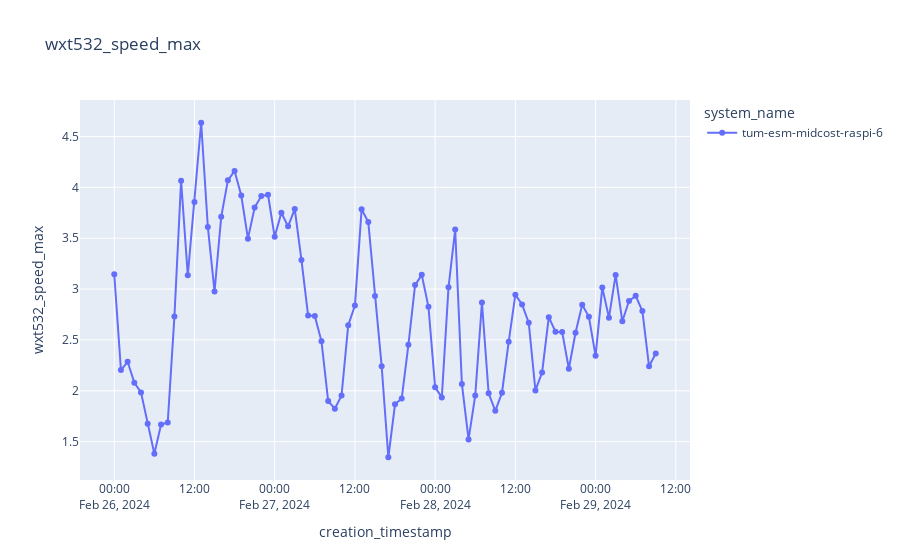

The code cell stored with this chart in its notebook:
### Code cell
plot_sensor_measurement(df,sensor_id=[6],col_name="wxt532_speed_max",filter=filter)
